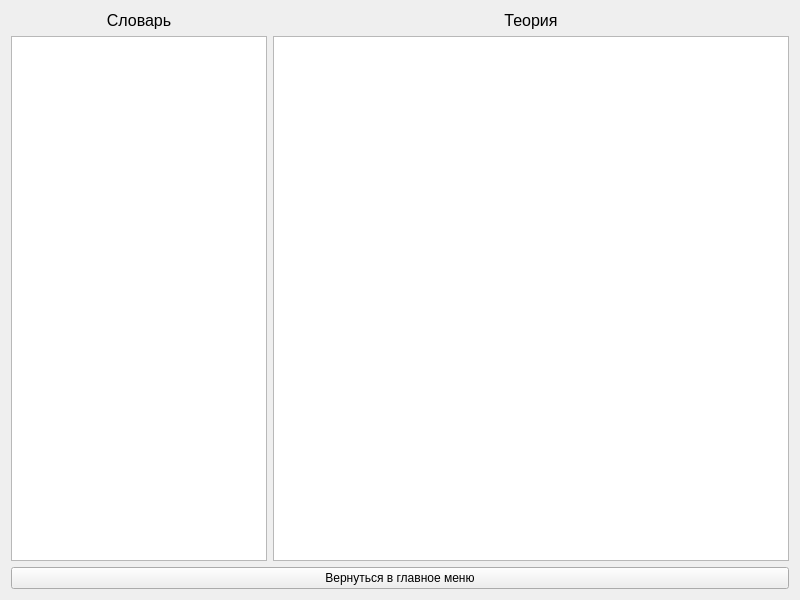
<?xml version="1.0" encoding="UTF-8"?>
<ui version="4.0">
 <class>Teoria</class>
 <widget class="QWidget" name="Teoria">
  <property name="geometry">
   <rect>
    <x>0</x>
    <y>0</y>
    <width>800</width>
    <height>600</height>
   </rect>
  </property>
  <property name="minimumSize">
   <size>
    <width>800</width>
    <height>600</height>
   </size>
  </property>
  <property name="baseSize">
   <size>
    <width>800</width>
    <height>600</height>
   </size>
  </property>
  <property name="windowTitle">
   <string>Form</string>
  </property>
  <layout class="QGridLayout" name="gridLayout">
   <property name="sizeConstraint">
    <enum>QLayout::SetMinAndMaxSize</enum>
   </property>
   <item row="0" column="2">
    <widget class="QLabel" name="label_2">
     <property name="text">
      <string>&lt;html&gt;&lt;head/&gt;&lt;body&gt;&lt;p align=&quot;center&quot;&gt;&lt;span style=&quot; font-size:12pt;&quot;&gt;Теория&lt;/span&gt;&lt;/p&gt;&lt;/body&gt;&lt;/html&gt;</string>
     </property>
    </widget>
   </item>
   <item row="2" column="0" colspan="3">
    <widget class="QPushButton" name="pushButton">
     <property name="text">
      <string>Вернуться в главное меню</string>
     </property>
    </widget>
   </item>
   <item row="1" column="2">
    <widget class="QTextBrowser" name="textBrowser">
     <property name="font">
      <font>
       <family>Times New Roman</family>
       <pointsize>12</pointsize>
      </font>
     </property>
     <property name="horizontalScrollBarPolicy">
      <enum>Qt::ScrollBarAsNeeded</enum>
     </property>
     <property name="sizeAdjustPolicy">
      <enum>QAbstractScrollArea::AdjustToContents</enum>
     </property>
     <property name="autoFormatting">
      <set>QTextEdit::AutoAll</set>
     </property>
     <property name="tabChangesFocus">
      <bool>false</bool>
     </property>
     <property name="undoRedoEnabled">
      <bool>false</bool>
     </property>
     <property name="lineWrapMode">
      <enum>QTextEdit::WidgetWidth</enum>
     </property>
     <property name="html">
      <string>&lt;!DOCTYPE HTML PUBLIC &quot;-//W3C//DTD HTML 4.0//EN&quot; &quot;http://www.w3.org/TR/REC-html40/strict.dtd&quot;&gt;
&lt;html&gt;&lt;head&gt;&lt;meta name=&quot;qrichtext&quot; content=&quot;1&quot; /&gt;&lt;style type=&quot;text/css&quot;&gt;
p, li { white-space: pre-wrap; }
&lt;/style&gt;&lt;/head&gt;&lt;body style=&quot; font-family:'Times New Roman'; font-size:12pt; font-weight:400; font-style:normal;&quot;&gt;
&lt;p style=&quot;-qt-paragraph-type:empty; margin-top:0px; margin-bottom:0px; margin-left:0px; margin-right:0px; -qt-block-indent:0; text-indent:0px;&quot;&gt;&lt;br /&gt;&lt;/p&gt;&lt;/body&gt;&lt;/html&gt;</string>
     </property>
     <property name="overwriteMode">
      <bool>false</bool>
     </property>
     <property name="acceptRichText">
      <bool>false</bool>
     </property>
    </widget>
   </item>
   <item row="1" column="0" colspan="2" alignment="Qt::AlignLeft">
    <widget class="QTextBrowser" name="dictionary">
     <property name="sizeAdjustPolicy">
      <enum>QAbstractScrollArea::AdjustIgnored</enum>
     </property>
    </widget>
   </item>
   <item row="0" column="0" colspan="2">
    <widget class="QLabel" name="label">
     <property name="text">
      <string>&lt;html&gt;&lt;head/&gt;&lt;body&gt;&lt;p align=&quot;center&quot;&gt;&lt;span style=&quot; font-size:12pt;&quot;&gt;Словарь&lt;/span&gt;&lt;/p&gt;&lt;/body&gt;&lt;/html&gt;</string>
     </property>
     <property name="alignment">
      <set>Qt::AlignCenter</set>
     </property>
     <property name="wordWrap">
      <bool>false</bool>
     </property>
     <property name="margin">
      <number>0</number>
     </property>
    </widget>
   </item>
  </layout>
 </widget>
 <resources/>
 <connections/>
 <slots>
  <signal>return_to_menu()</signal>
 </slots>
</ui>
